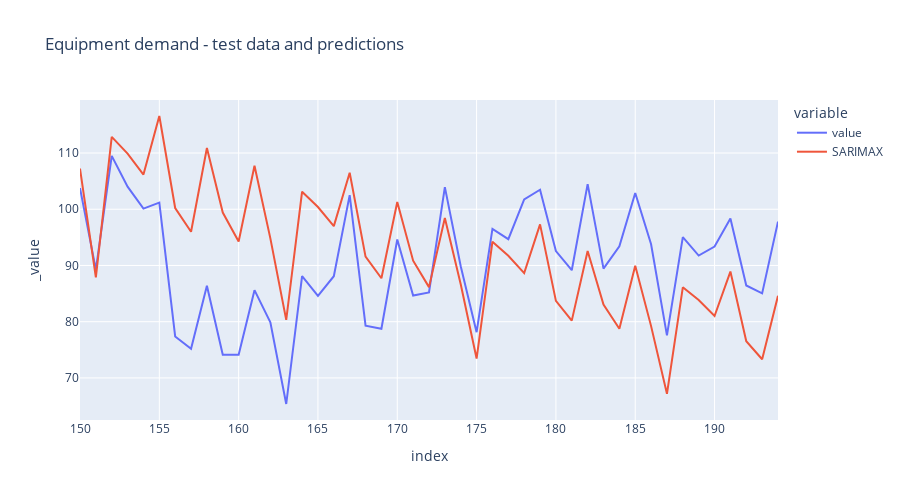
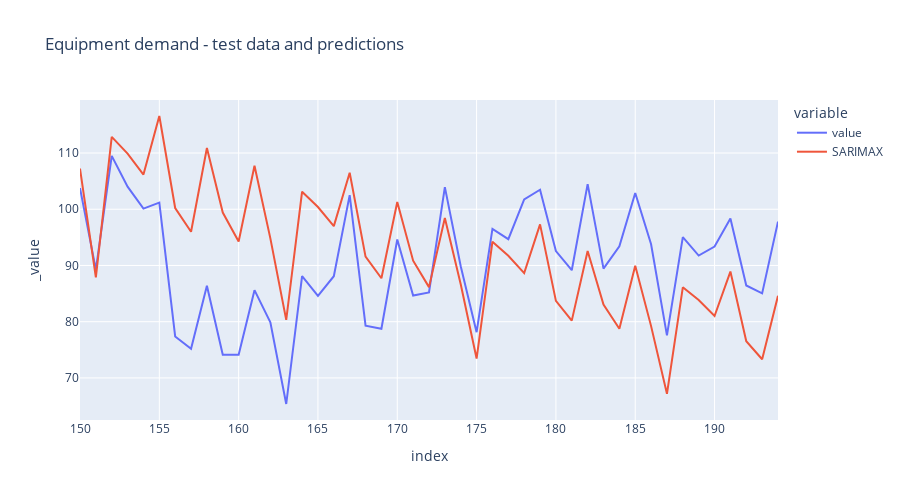

Notebook code cell kept with these figures, in order:
### Code cell
fig = px.line(test, title="Equipment demand - test data and predictions",  width=900, height=500)
fig.add_trace(go.Line(x=test.index, y=predictions,
                    mode='lines', name='SARIMAX'))
fig.show()

### Figure 1 — Plotly figure (JSON) as saved in the notebook; plotly's stock layout.template omitted (floating-point values rounded to 4 significant figures)
{"data": [{"hovertemplate": "variable=value<br>index=%{x}<br>_value=%{y}<extra></extra>", "legendgroup": "value", "line": {"color": "#636efa", "dash": "solid"}, "marker": {"symbol": "circle"}, "mode": "lines", "name": "value", "orientation": "v", "showlegend": true, "type": "scatter", "x": [150, 151, 152, 153, 154, 155, 156, 157, 158, 159, 160, 161, 162, 163, 164, 165, 166, 167, 168, 169, 170, 171, 172, 173, 174, 175, 176, 177, 178, 179, 180, 181, 182, 183, 184, 185, 186, 187, 188, 189, 190, 191, 192, 193, 194], "xaxis": "x", "y": [103.8, 89.27, 109.5, 104.0, 100.1, 101.2, 77.38, 75.19, 86.4, 74.13, 74.1, 85.61, 79.9, 65.36, 88.09, 84.6, 88.09, 102.5, 79.28, 78.74, 94.62, 84.66, 85.2, 103.9, 89.87, 78.14, 96.5, 94.68, 101.8, 103.5, 92.57, 89.16, 104.5, 89.45, 93.4, 102.9, 93.77, 77.58, 95.04, 91.77, 93.37, 98.34, 86.44, 85.04, 97.8], "yaxis": "y"}, {"mode": "lines", "name": "SARIMAX", "type": "scatter", "x": [150, 151, 152, 153, 154, 155, 156, 157, 158, 159, 160, 161, 162, 163, 164, 165, 166, 167, 168, 169, 170, 171, 172, 173, 174, 175, 176, 177, 178, 179, 180, 181, 182, 183, 184, 185, 186, 187, 188, 189, 190, 191, 192, 193, 194], "y": [107.2, 87.87, 112.9, 109.9, 106.2, 116.6, 100.2, 96.01, 110.9, 99.42, 94.26, 107.7, 94.81, 80.32, 103.1, 100.4, 97.0, 106.5, 91.58, 87.73, 101.3, 90.85, 86.15, 98.45, 86.65, 73.45, 94.23, 91.74, 88.64, 97.31, 83.71, 80.19, 92.57, 83.05, 78.76, 89.97, 79.21, 67.18, 86.12, 83.84, 81.02, 88.92, 76.52, 73.31, 84.6]}], "layout": {"height": 500, "legend": {"title": {"text": "variable"}, "tracegroupgap": 0}, "title": {"text": "Equipment demand - test data and predictions"}, "width": 900, "xaxis": {"anchor": "y", "domain": [0, 1], "title": {"text": "index"}}, "yaxis": {"anchor": "x", "domain": [0, 1], "title": {"text": "_value"}}}}

### Figure 2 — Plotly figure (JSON) as saved in the notebook; plotly's stock layout.template omitted (floating-point values rounded to 4 significant figures)
{"data": [{"hovertemplate": "variable=value<br>index=%{x}<br>_value=%{y}<extra></extra>", "legendgroup": "value", "line": {"color": "#636efa", "dash": "solid"}, "marker": {"symbol": "circle"}, "mode": "lines", "name": "value", "orientation": "v", "showlegend": true, "type": "scatter", "x": [150, 151, 152, 153, 154, 155, 156, 157, 158, 159, 160, 161, 162, 163, 164, 165, 166, 167, 168, 169, 170, 171, 172, 173, 174, 175, 176, 177, 178, 179, 180, 181, 182, 183, 184, 185, 186, 187, 188, 189, 190, 191, 192, 193, 194], "xaxis": "x", "y": [103.8, 89.27, 109.5, 104.0, 100.1, 101.2, 77.38, 75.19, 86.4, 74.13, 74.1, 85.61, 79.9, 65.36, 88.09, 84.6, 88.09, 102.5, 79.28, 78.74, 94.62, 84.66, 85.2, 103.9, 89.87, 78.14, 96.5, 94.68, 101.8, 103.5, 92.57, 89.16, 104.5, 89.45, 93.4, 102.9, 93.77, 77.58, 95.04, 91.77, 93.37, 98.34, 86.44, 85.04, 97.8], "yaxis": "y"}, {"mode": "lines", "name": "SARIMAX", "type": "scatter", "x": [150, 151, 152, 153, 154, 155, 156, 157, 158, 159, 160, 161, 162, 163, 164, 165, 166, 167, 168, 169, 170, 171, 172, 173, 174, 175, 176, 177, 178, 179, 180, 181, 182, 183, 184, 185, 186, 187, 188, 189, 190, 191, 192, 193, 194], "y": [107.2, 87.87, 112.9, 109.9, 106.2, 116.6, 100.2, 96.01, 110.9, 99.42, 94.26, 107.7, 94.81, 80.32, 103.1, 100.4, 97.0, 106.5, 91.58, 87.73, 101.3, 90.85, 86.15, 98.45, 86.65, 73.45, 94.23, 91.74, 88.64, 97.31, 83.71, 80.19, 92.57, 83.05, 78.76, 89.97, 79.21, 67.18, 86.12, 83.84, 81.02, 88.92, 76.52, 73.31, 84.6]}], "layout": {"height": 500, "legend": {"title": {"text": "variable"}, "tracegroupgap": 0}, "title": {"text": "Equipment demand - test data and predictions"}, "width": 900, "xaxis": {"anchor": "y", "domain": [0, 1], "title": {"text": "index"}}, "yaxis": {"anchor": "x", "domain": [0, 1], "title": {"text": "_value"}}}}
